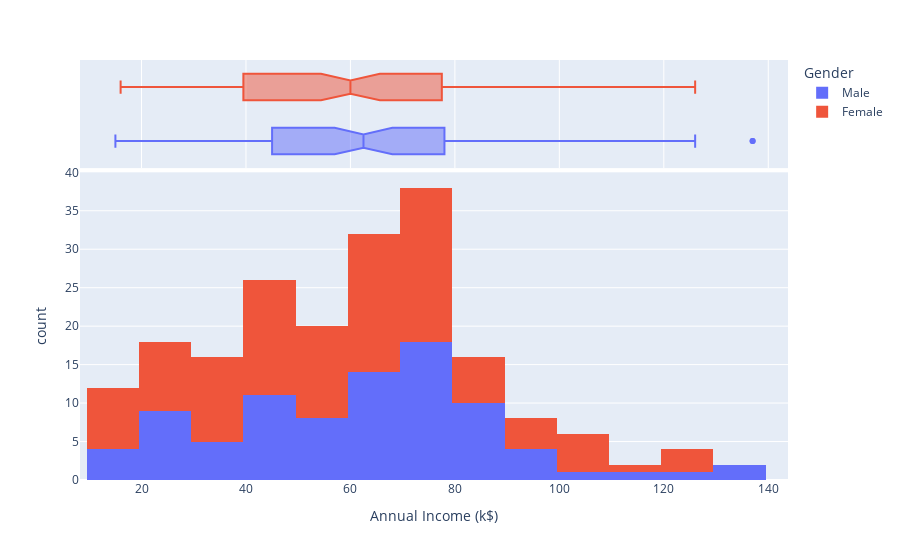

The notebook cell this image was saved under:
### Code cell
px.histogram(df, x='Annual Income (k$)', color='Gender', marginal='box')

### Figure 1 — Plotly figure (JSON) as saved in the notebook; plotly's stock layout.template omitted (floating-point values rounded to 4 significant figures)
{"data": [{"alignmentgroup": "True", "bingroup": "x", "hovertemplate": "Gender=Male<br>Annual Income (k$)=%{x}<br>count=%{y}<extra></extra>", "legendgroup": "Male", "marker": {"color": "#636efa", "pattern": {"shape": ""}}, "name": "Male", "offsetgroup": "Male", "orientation": "v", "showlegend": true, "type": "histogram", "x": [15, 15, 19, 19, 20, 20, 21, 23, 24, 24, 25, 28, 28, 30, 33, 33, 38, 39, 42, 43, 43, 44, 46, 46, 46, 48, 48, 48, 49, 54, 54, 54, 54, 54, 54, 54, 59, 60, 60, 61, 61, 62, 62, 62, 63, 63, 63, 63, 64, 67, 69, 71, 71, 71, 71, 71, 71, 73, 73, 74, 75, 77, 77, 77, 78, 78, 78, 78, 78, 81, 85, 86, 87, 87, 87, 87, 87, 88, 88, 93, 93, 98, 99, 101, 113, 126, 137, 137], "xaxis": "x", "yaxis": "y"}, {"alignmentgroup": "True", "hovertemplate": "Gender=Male<br>Annual Income (k$)=%{x}<extra></extra>", "legendgroup": "Male", "marker": {"color": "#636efa"}, "name": "Male", "notched": true, "offsetgroup": "Male", "showlegend": false, "type": "box", "x": [15, 15, 19, 19, 20, 20, 21, 23, 24, 24, 25, 28, 28, 30, 33, 33, 38, 39, 42, 43, 43, 44, 46, 46, 46, 48, 48, 48, 49, 54, 54, 54, 54, 54, 54, 54, 59, 60, 60, 61, 61, 62, 62, 62, 63, 63, 63, 63, 64, 67, 69, 71, 71, 71, 71, 71, 71, 73, 73, 74, 75, 77, 77, 77, 78, 78, 78, 78, 78, 81, 85, 86, 87, 87, 87, 87, 87, 88, 88, 93, 93, 98, 99, 101, 113, 126, 137, 137], "xaxis": "x2", "yaxis": "y2"}, {"alignmentgroup": "True", "bingroup": "x", "hovertemplate": "Gender=Female<br>Annual Income (k$)=%{x}<br>count=%{y}<extra></extra>", "legendgroup": "Female", "marker": {"color": "#EF553B", "pattern": {"shape": ""}}, "name": "Female", "offsetgroup": "Female", "orientation": "v", "showlegend": true, "type": "histogram", "x": [16, 16, 17, 17, 18, 18, 19, 19, 20, 20, 21, 23, 25, 28, 28, 29, 29, 30, 33, 33, 34, 34, 37, 37, 38, 39, 39, 39, 40, 40, 40, 40, 42, 43, 43, 44, 46, 47, 47, 48, 48, 48, 49, 50, 50, 54, 54, 54, 54, 54, 57, 57, 58, 58, 59, 60, 60, 60, 60, 62, 62, 62, 63, 63, 64, 65, 65, 65, 65, 67, 67, 67, 69, 70, 70, 72, 72, 73, 73, 74, 75, 76, 76, 77, 78, 78, 78, 78, 78, 78, 78, 79, 79, 81, 85, 86, 87, 88, 88, 97, 97, 98, 99, 101, 103, 103, 103, 103, 113, 120, 120, 126], "xaxis": "x", "yaxis": "y"}, {"alignmentgroup": "True", "hovertemplate": "Gender=Female<br>Annual Income (k$)=%{x}<extra></extra>", "legendgroup": "Female", "marker": {"color": "#EF553B"}, "name": "Female", "notched": true, "offsetgroup": "Female", "showlegend": false, "type": "box", "x": [16, 16, 17, 17, 18, 18, 19, 19, 20, 20, 21, 23, 25, 28, 28, 29, 29, 30, 33, 33, 34, 34, 37, 37, 38, 39, 39, 39, 40, 40, 40, 40, 42, 43, 43, 44, 46, 47, 47, 48, 48, 48, 49, 50, 50, 54, 54, 54, 54, 54, 57, 57, 58, 58, 59, 60, 60, 60, 60, 62, 62, 62, 63, 63, 64, 65, 65, 65, 65, 67, 67, 67, 69, 70, 70, 72, 72, 73, 73, 74, 75, 76, 76, 77, 78, 78, 78, 78, 78, 78, 78, 79, 79, 81, 85, 86, 87, 88, 88, 97, 97, 98, 99, 101, 103, 103, 103, 103, 113, 120, 120, 126], "xaxis": "x2", "yaxis": "y2"}], "layout": {"barmode": "relative", "legend": {"title": {"text": "Gender"}, "tracegroupgap": 0}, "margin": {"t": 60}, "xaxis": {"anchor": "y", "domain": [0, 1], "title": {"text": "Annual Income (k$)"}}, "xaxis2": {"anchor": "y2", "domain": [0, 1], "matches": "x", "showgrid": true, "showticklabels": false}, "yaxis": {"anchor": "x", "domain": [0, 0.7326], "title": {"text": "count"}}, "yaxis2": {"anchor": "x2", "domain": [0.7426, 1], "matches": "y2", "showgrid": false, "showline": false, "showticklabels": false, "ticks": ""}}}
